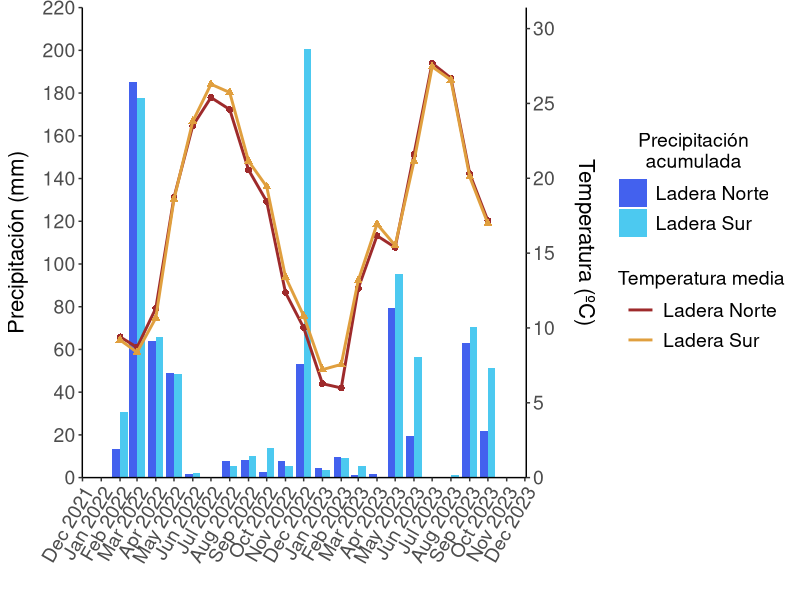

Write the R code that produced this figure.
setwd('C:/Users/Sobis/OneDrive - UNIVERSIDAD DE GRANADA/Tesis y TFG/Datos')
datos<-read.csv('ifapa.csv', header=T, sep=";", dec=".")
datos$Date<-as.Date(datos$Date, format="%d/%m/%Y")


# Instalar y cargar ggplot2 si no lo tienes instalado
#install.packages("ggplot2")
#install.packages("dplyr")
#install.packages("tidyr")

library(ggplot2)
library(dplyr)
library(tidyr)
library(lubridate)


# Factor de escala para alinear los ejes
factor_escala <- 4 * max(datos$Pp_ifapa, na.rm = TRUE) / max(datos$T_med_ifapa, na.rm = TRUE)

# Crear una columna de mes y año para agrupar
datos <- datos %>%
  mutate(Month = floor_date(Date, "month"))

# Agrupar y resumir por mes y ubicación
datos_mensuales <- datos %>%
  group_by(Month, Location) %>%
  summarise(
    Pp_ifapa_acum = sum(Pp_ifapa, na.rm = TRUE),  # Precipitación acumulada mensual
    T_ifapa_mean = mean(T_med_ifapa, na.rm = TRUE)  # Temperatura media mensual
  ) %>%
  filter(!is.na(Month))  # Asegurarnos de que no haya meses con valores NA

# Crear la gráfica
ggplot(datos_mensuales, aes(x = Month)) +
  
  # Barras para la precipitación acumulada mensual, adyacentes para cada ubicación
  geom_bar(aes(y = Pp_ifapa_acum, fill = Location), 
           stat = "identity", position = "dodge", width = 25) +  # Ancho de barras ajustado
  
  # Línea y puntos para la temperatura de "Ladera Norte" (nacimiento)
  geom_line(aes(y = T_ifapa_mean * factor_escala, color = "Ladera Norte", group = Location),
            size = 1, data = subset(datos_mensuales, Location == "nacimiento")) +  # Línea roja oscura
  geom_point(aes(y = T_ifapa_mean * factor_escala), shape = 16, size = 2, color = "#9e2a2b",
             data = subset(datos_mensuales, Location == "nacimiento")) +  # Puntos para Ladera Norte
  
  # Línea y triángulos para la temperatura de "Ladera Sur" (portugos)
  geom_line(aes(y = T_ifapa_mean * factor_escala, color = "Ladera Sur", group = Location),
            size = 1, data = subset(datos_mensuales, Location == "portugos")) +  # Línea verde
  geom_point(aes(y = T_ifapa_mean * factor_escala), shape = 17, size = 2, color = "#e09f3e",
             data = subset(datos_mensuales, Location == "portugos")) +  # Triángulos para Ladera Sur
  
  # Eje Y izquierdo para la precipitación acumulada mensual
  scale_y_continuous(
    name = "Precipitación (mm)", 
    limits = c(0, 220),  # Ajustar límite superior al máximo de la precipitación acumulada (con margen)
    breaks = seq(0,220, by=20),  # Escala de precipitación ajustada
    expand = c(0, 0),
    sec.axis = sec_axis(~ ./factor_escala, 
                        name = expression("Temperatura (ºC)"), 
                        breaks = seq(0,30, by=5)  # Escala para la temperatura
    )
  ) +
  
  # Colores para las barras de precipitación
  scale_fill_manual(
    values = c("nacimiento" = "#4361ee", "portugos" = "#4cc9f0"),
    labels = c("nacimiento" = "Ladera Norte", "portugos" = "Ladera Sur")  # Cambiar etiquetas en la leyenda
  ) +
  
  # Colores para las líneas de temperatura
  scale_color_manual(values = c("Ladera Norte" = "#9e2a2b", "Ladera Sur" = "#e09f3e")) +  # Rojo oscuro y verde
  
  # Ajustar la escala temporal de marzo 2022 a noviembre 2023
  scale_x_date(limits = c(as.Date("2022-01-03"), as.Date("2023-10-31")),
               date_breaks = "1 month", date_labels = "%b %Y") +
  
  # Etiquetas y leyenda
  labs(x = "", fill = "Precipitación acumulada", color = "Temperatura media") +
  
  # Ajustes de tema
  theme_classic() +
  theme(
    axis.text.x = element_text(angle = 60, hjust = 1, size = 14),
    axis.text.y = element_text(size = 14),
    axis.text.y.right = element_text(size = 14),
    legend.position = "right",
    legend.text = element_text(size = 14),
    legend.title=element_text(size=14, hjust=0.5),
    legend.key.size = unit(1.5, "lines"),
    legend.key = element_rect(fill = "white", color = "white"),
    axis.title.y.right = element_text(margin = margin(l = 10), size = 16),
    axis.title.y.left = element_text(margin = margin(r = 10), size = 16),
    axis.title.x = element_text(size = 16),
    axis.line = element_line(size = 0.5),
    axis.ticks = element_line(size = 0.5)
  ) +
  
  # Modificar la leyenda para agrupar precipitación y temperatura bajo títulos específicos
  guides(
    fill = guide_legend(title = "Precipitación\nacumulada"),  # Título para la precipitación
    color = guide_legend(title = "Temperatura media")  # Título para la temperatura
  )

#ggsave("serie_temporal_pp_acumu_temp.jpg", width = 14, height = 6, dpi = 600) #Para guardarlo como JPG  

